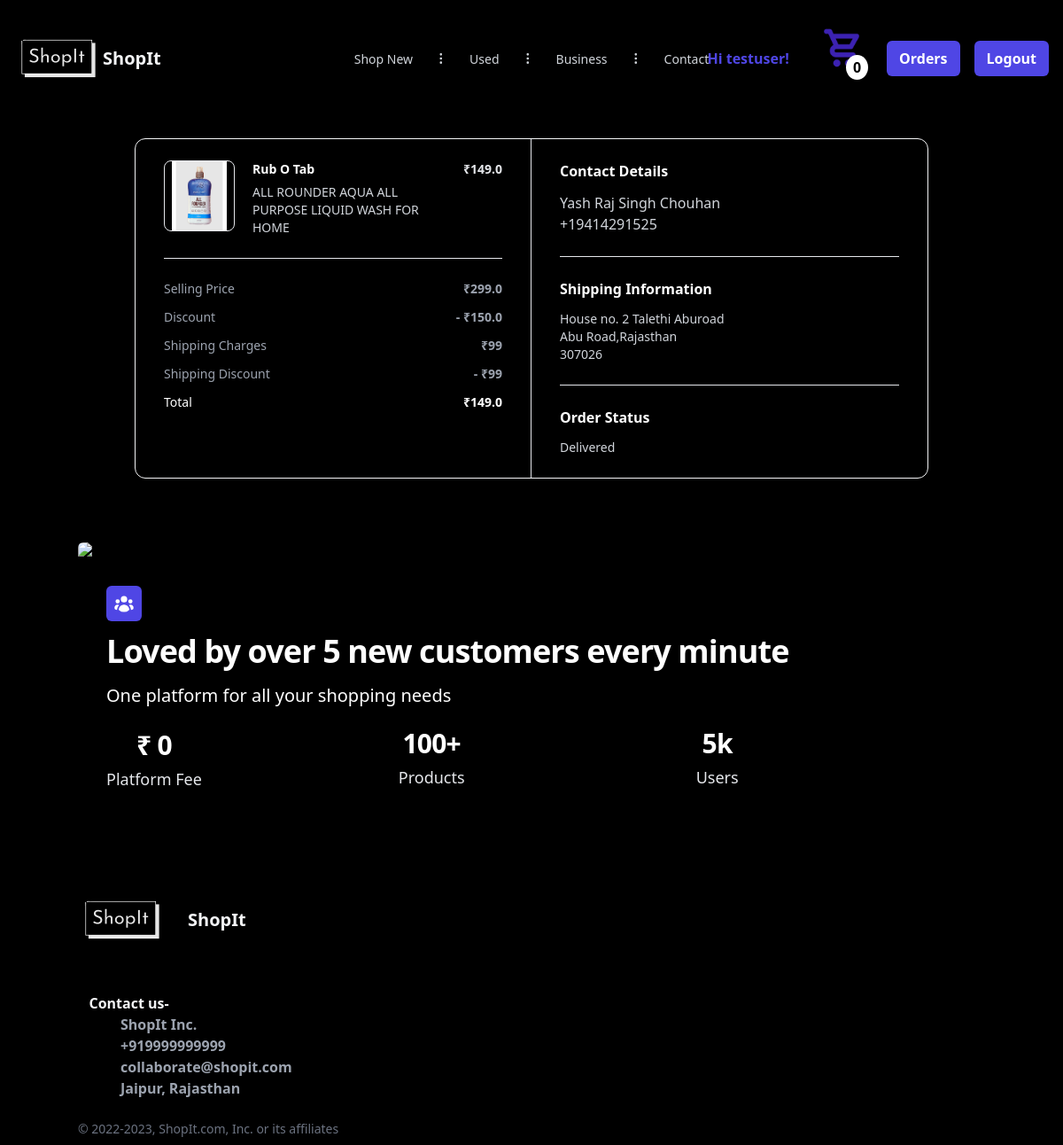
The page /orders/5/ (signed in) on the database as committed earlier.
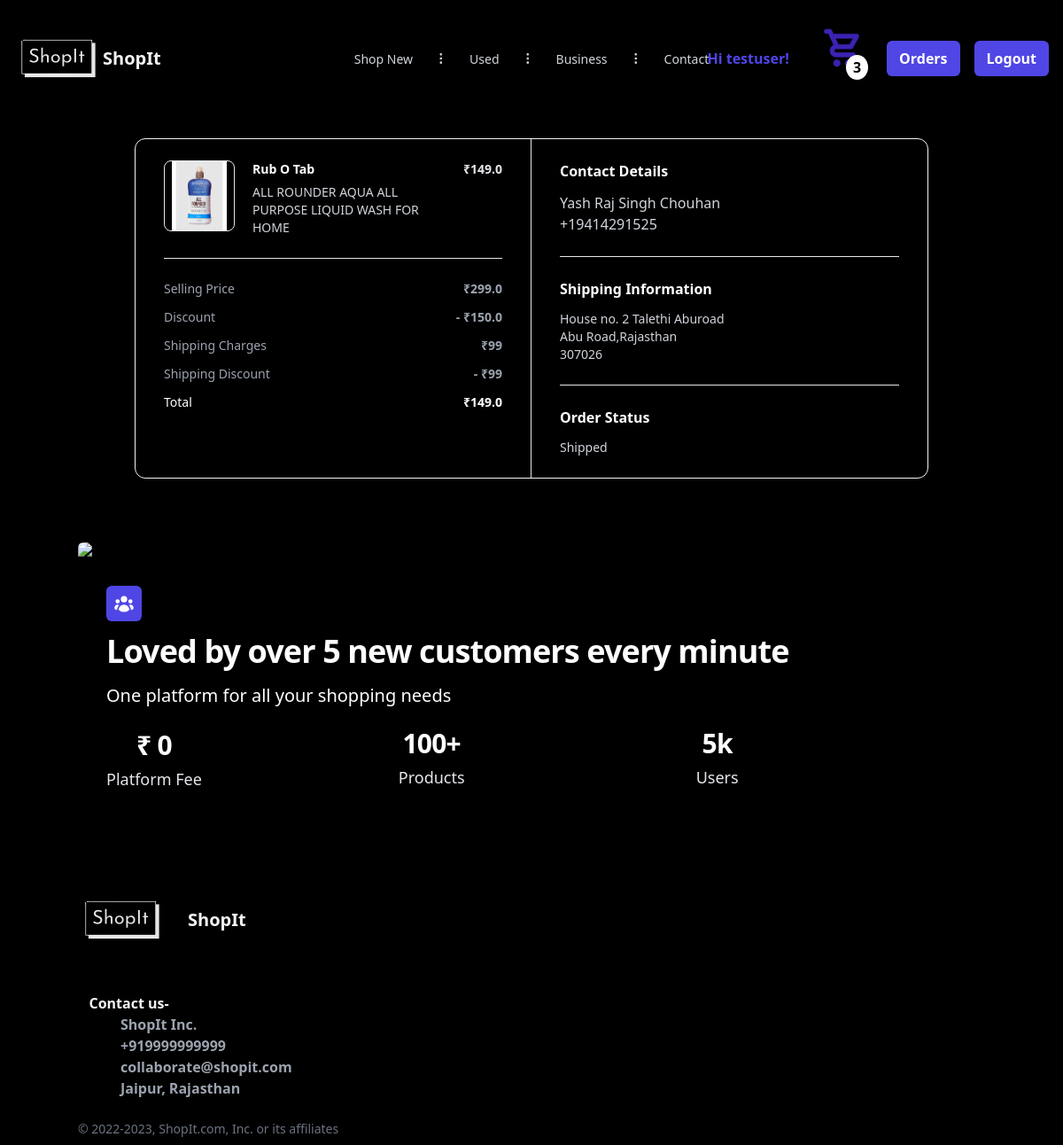
The same page on the database as committed later.
### ecom/models.py (models this page shows, shortened)
class Orders(models.Model):
    title = models.CharField(max_length=100)
    price = models.FloatField()
    dprice = models.FloatField(null=True,blank=True)
    description_short = models.CharField(max_length=50)
    image = models.ImageField(upload_to='media/Orders/', null=True, blank=True)
    state=models.CharField(max_length=20,default="")
    city=models.CharField(max_length=20,default="")
    user=models.ForeignKey( User ,on_delete=models.CASCADE)
    name=models.CharField(max_length=30,default="")
    phone=PhoneField(default=0)
    address=models.CharField(max_length=100,default="")
    pincode=models.IntegerField()
    timeplaced=models.DateTimeField(default=timezone.now())
    status=models.CharField(max_length=20, default=" ")

### ecom/views.py (the view)
# urls.py: path('orders/<int:order_id>/', views.orderdetail, name='orderdetail'),
@login_required
def orderdetail(request,order_id):
    order=get_object_or_404(Orders, pk=order_id)
    if request.method=="GET":
        if(request.user.username=="admin"):
            admin=True
        else:
            admin=False
        form=OrderForm(instance=order)
        discount=order.price-order.dprice
        return render(request,'ecom/orderdetail.html',{'order':order,'form':form,'discount':discount,'admin':admin})
    else:
        form=OrderForm(request.POST, instance=order)
        form.save()
        return redirect(orders)

### ecom/context_processors.py (called while the page is built)
def cart_count(request):
    accountuser = request.user
    products = Cart.get_all_by_user(accountuser)
    count = products.count()
    return {'cart_count': count}

### ecom/models.py (called while the page is built)
    @staticmethod
    def get_all_by_user(accountuser):
        if accountuser:
            return Cart.objects.filter(user=accountuser)

### ecom/templates/ecom/orderdetail.html (shortened to what the changed rows need)
<!DOCTYPE html>
<html lang="en">
<head>
</head>
{% extends 'ecom/base.html' %}
{% load static %}
{% block content %}
<body style="background-color: rgb(0, 0, 0);">
    <div class="mx-auto my-4 max-w-4xl md:my-6">
        <div class="overflow-hidden rounded-xl border border-gray-100 shadow">
          <div class="grid grid-cols-1 md:grid-cols-2">
            <div class="px-5 py-6 md:border-r md:border-r-gray-200 md:px-8">
              <div class="flow-root">
                <ul class="-my-7 divide-y divide-gray-200">
                  <li class="flex items-stretch justify-between space-x-5 py-7">
                    <div class="flex flex-1 items-stretch">
                      <div class="flex-shrink-0">
                        <img
                          class="h-20 w-20 rounded-lg border border-gray-200 object-contain"
                          src="{{order.image.url}}"
                        />
                      </div>
                      <div class="ml-5 flex flex-col justify-between">
                        <div class="flex-1">
                          <p class="text-sm font-bold text-white">
                            {{order.title}}
                          </p>
                          <p class="mt-1.5 text-sm font-medium text-gray-300">
                            {{order.description_short}}
                          </p>
                        </div>
                      </div>
                    </div>
                    <div class="ml-auto flex flex-col items-end justify-between">
                      <p class="text-right text-sm font-bold text-gray-200">
                        ₹{{ order.dprice }}
                      </p>
                    </div>
                  </li>
                </ul>
                <ul class="mt-6 space-y-3">
                    <li class="flex items-center justify-between">
                        <p class="text-sm text-gray-400 font-medium ">Selling Price</p>
                        <p class="text-sm text-gray-400 font-bold ">₹{{order.price}}</p>
                      </li>
                  <li class="flex items-center justify-between">
                    <p class="text-sm text-white font-medium ">Total</p>
                    <p class="text-sm text-white font-bold ">₹{{order.dprice}}</p>
                  </li>
                </ul>
              </div>
            </div>
            <div class="px-5 py-6 md:px-8">
              <div class="flow-root">
                <div class="-my-6 divide-y divide-gray-200">
                  <div class="py-6">
                    <h2 class="text-base font-bold text-white">
                      Contact Details
                    </h2>
                    <p class="font-medium mt-3 text-bold text-gray-300">
                      {{order.name}}
                    </p>
                    <p class="text-bold font-small text-gray-300">
                      {{order.phone}}
                    </p>
                  </div>
                  <div class="py-6">
                    <h2 class="mb-2 text-base font-bold text-white">
                      Shipping Information
                    </h2>
                    <p class="mt-3 text-sm font-medium text-gray-300">{{order.address}}</p>
                    <p class="text-sm font-medium text-gray-300">
                      {{order.city}},{{order.state}}
                    </p>
                    <p class="text-sm font-medium text-gray-300">{{order.pincode}}</p>
                  </div>
                  {% if admin %}
                  <div class="py-6 ">
                    <h2 class="text-base font-bold text-white">
                      Update Status
                    </h2>
                    <form method="POST" enctype="multipart/form-data">
                      {% csrf_token %}
                    <div class="flex items-center justify-between">
                      <select class="flex h-10 w-30 rounded-md border border-gray-300 bg-transparent py-2 px-3 text-sm placeholder:text-gray-400 focus:outline-none focus:ring-1 focus:ring-gray-400 focus:ring-offset-1 disabled:cursor-not-allowed disabled:opacity-50 dark:border-gray-700 text-gray-50 bg-black dark:focus:ring-gray-400 dark:focus:ring-offset-gray-900"
                      name="status" maxlength="20" required="" id="id_status" fdprocessedid="biu3o">
                      <option value="" disabled selected>Choose Status</option>
                      <option value="Placed">Placed</option>
                      <option value="Shipped">Shipped</option>
                      <option value="Delivered">Delivered</option>
                    </select>
                    <button
                  type="sumbit"
                  class="rounded-md bg-indigo-500 px-3 py-2 text-sm font-semibold text-white shadow-sm hover:bg-black/80 focus-visible:outline focus-visible:outline-2 focus-visible:outline-offset-2 focus-visible:outline-white"
                >
                  Update
                </button>
                  </div>
                </form>
                  </div>
                  {% else %}
                  <div class="py-6">
                    <h2 class="mb-2 text-base font-bold text-white">
                      Order Status
                    </h2>
                    <p class="mt-3 text-sm font-medium text-gray-300">{{order.status}}</p>
                  </div>
                {%endif%}
                </div>
              </div>
            </div>
          </div>
        </div>
      </div>
    </body>
    </html>
{% endblock %}

### ecom/templates/ecom/base.html (shortened to what the changed rows need)
{% load static %}
  <!DOCTYPE html>
  <html lang="en">
  <head>
      <link href="https://unpkg.com/tailwindcss@^2/dist/tailwind.min.css" rel="stylesheet">
      <header class="text-gray-600 body-font">
          <div>
            <nav
              class="relative px-4 py-4 flex justify-between items-center border-y border-gray-700">
              <div class="space-x-2 hidden text-indigo-600 font-bold lg:block" >
                <ul class="hidden absolute top-1/2 right-4 transform -translate-y-1/2 lg:flex lg:mx-auto lg:items-center lg:w-auto lg:space-x-4">
                  {% if user.is_authenticated %}
                  <li>
                    Hi {{user.username}}! &nbsp;
                  </li>
                  <li>
                    <a href="{% url 'cart' %}" target="_self">
                      <img src="{% static 'ecom/cart.png' %}" width="70" height="55">
                      <span style="position: relative; top: -25px; left: 40px; background-color: rgb(255, 255, 255); color: rgb(0, 0, 0); padding: 3px 8px; border-radius: 50%;">{{ cart_count }}</span>
                    </a>
                  </li>
                  <li>
                    <a href="{% url 'orders' %}" target="_self">
                      <button class="rounded-md bg-indigo-600 px-3.5 py-1.5 text-base font-semibold leading-7 text-white hover:bg-indigo-500">
                        Orders
                      </button>
                    </a>
                  </li>
                  <li>
                    <form action="{% url 'logoutuser' %}" method="POST">
                      <button type="submit" class="rounded-md bg-indigo-600 px-3.5 py-1.5 text-base font-semibold leading-7 text-white hover:bg-indigo-500">
                        Logout
                      </button>
                    </form>
                  </li>
                  {% endif %}
                </ul>
              </div>
            </nav>
          </div>
      </header>
  </head>
  <body>
    {% block content %}
    {% endblock %}
    <div class="container py-12 mx-auto">
      <div class="relative h-80 flex items-center">
        <div class="px-6 lg:px-8 z-10 mt-8">
          <div>
            <div class="mx-auto max-w-4xl">
              <h2
                class="mt-2 text-3xl font-bold tracking-tight text-white sm:text-4xl">
                Loved by over 5 new customers every minute
              </h2>
            </div>
          </div>
        </div>
      </div>
    </div>
    <footer class="container mx-auto px-10 md:px-0 py-2">
      <div class="flex items-center space-x-6">
        <div>
          <h1 class="text-xl font-bold text-gray-100">ShopIt</h1>
        </div>
      </div>
    </footer>
  </body>
  </html>

Rows that differ between the two databases and show on the page:
changed Orders "Yash Raj Singh Chouhan": status "Delivered" → "Shipped"
Other text that changed with them:
{{ cart_count }}: "0" → "3"
